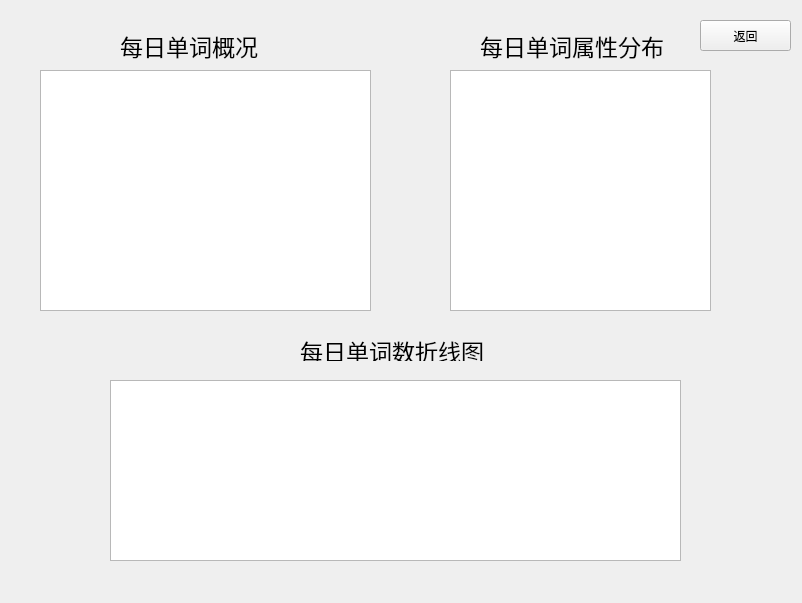
<?xml version="1.0" encoding="UTF-8"?>
<ui version="4.0">
 <class>Statwindow</class>
 <widget class="QWidget" name="Statwindow">
  <property name="geometry">
   <rect>
    <x>0</x>
    <y>0</y>
    <width>802</width>
    <height>603</height>
   </rect>
  </property>
  <property name="windowTitle">
   <string>数据统计</string>
  </property>
  <property name="windowIcon">
   <iconset>
    <normaloff>english.png</normaloff>english.png</iconset>
  </property>
  <widget class="QTableWidget" name="timetb">
   <property name="geometry">
    <rect>
     <x>40</x>
     <y>70</y>
     <width>331</width>
     <height>241</height>
    </rect>
   </property>
  </widget>
  <widget class="QGraphicsView" name="linegraph">
   <property name="geometry">
    <rect>
     <x>110</x>
     <y>380</y>
     <width>571</width>
     <height>181</height>
    </rect>
   </property>
  </widget>
  <widget class="QGraphicsView" name="cakegraph">
   <property name="geometry">
    <rect>
     <x>450</x>
     <y>70</y>
     <width>261</width>
     <height>241</height>
    </rect>
   </property>
  </widget>
  <widget class="QLabel" name="label">
   <property name="geometry">
    <rect>
     <x>120</x>
     <y>30</y>
     <width>181</width>
     <height>31</height>
    </rect>
   </property>
   <property name="font">
    <font>
     <family>黑体</family>
     <pointsize>17</pointsize>
    </font>
   </property>
   <property name="text">
    <string>每日单词概况</string>
   </property>
  </widget>
  <widget class="QLabel" name="label_2">
   <property name="geometry">
    <rect>
     <x>480</x>
     <y>30</y>
     <width>211</width>
     <height>31</height>
    </rect>
   </property>
   <property name="font">
    <font>
     <family>黑体</family>
     <pointsize>17</pointsize>
    </font>
   </property>
   <property name="text">
    <string>每日单词属性分布</string>
   </property>
  </widget>
  <widget class="QLabel" name="label_3">
   <property name="geometry">
    <rect>
     <x>300</x>
     <y>340</y>
     <width>401</width>
     <height>21</height>
    </rect>
   </property>
   <property name="font">
    <font>
     <family>黑体</family>
     <pointsize>17</pointsize>
    </font>
   </property>
   <property name="text">
    <string>每日单词数折线图</string>
   </property>
  </widget>
  <widget class="QPushButton" name="exitbutton">
   <property name="geometry">
    <rect>
     <x>700</x>
     <y>20</y>
     <width>91</width>
     <height>31</height>
    </rect>
   </property>
   <property name="text">
    <string>返回</string>
   </property>
  </widget>
 </widget>
 <resources/>
 <connections/>
</ui>
